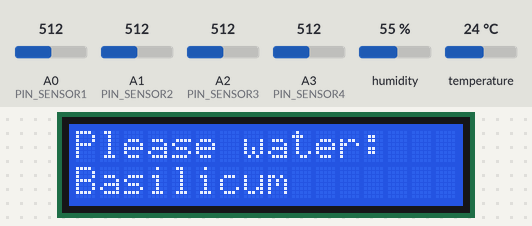
The sketch below on a simulated Arduino Uno, built with avr-gcc and run on an emulated ATmega328P. On the bench: 16×2 character LCD. Wiring (inferred from the names in the program): DHT11 sensor: data pin 8. The test bench sets the inputs (shaded band); at power-on: A0 (PIN_SENSOR1) = 512, A1 (PIN_SENSOR2) = 512, A2 (PIN_SENSOR3) = 512, A3 (PIN_SENSOR4) = 512, humidity 55 %, temperature 24 °C.

Above: at 0.1 s.
At 10.1 s:
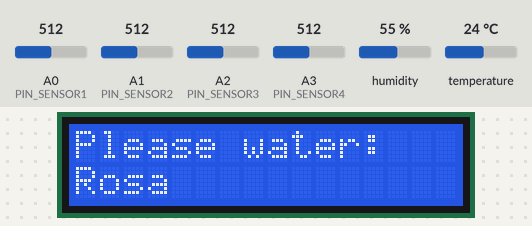
At 15.2 s:
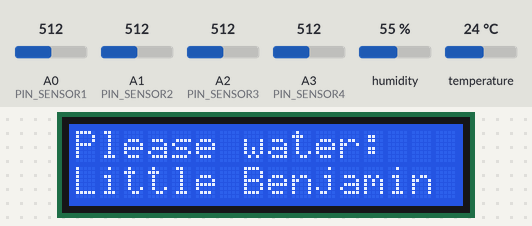
At 20.2 s:
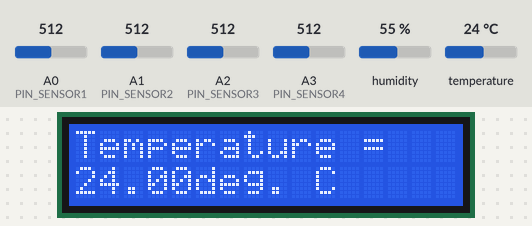
At 25.2 s:
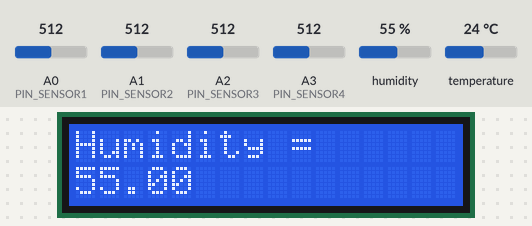
At 35.2 s:
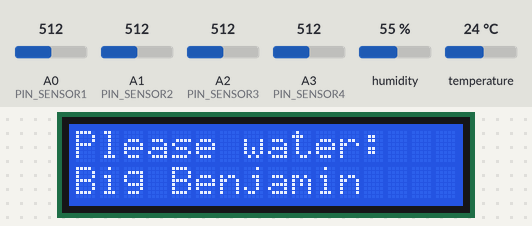

Measured:
- what the display in image 0 shows lasts 5.0 s, from 0.1 s to 5.1 s

The sketch:

Plant_watering_machine.ino
```cpp
#include <LiquidCrystal.h>
#include <dht.h>

#define DHT_SENSOR_TYPE     DHT_TYPE_11
#define RS                  2
#define EN                  3
#define D4                  4
#define D5                  5
#define D6                  6
#define D7                  7
#define PIN_SENSOR1         A0
#define PIN_SENSOR2         A1
#define PIN_SENSOR3         A2
#define PIN_SENSOR4         A3
#define DHT11_PIN           8


LiquidCrystal lcd(RS,EN,D4,D5,D6,D7);             //set Uno pins that are connected to LCD, 4-bit mode

typedef struct{
  uint16_t s1;    // Sensor 1
  uint16_t s2;    // Sensor 2
  uint16_t s3;    // Sensor 3
  uint16_t s4;    // Sensor 4
  float temp;     // Temperature
  float h;        // Hhumidity
}sensors;


  /*Data structure of existing plants*/
  typedef enum {
    ROSA = 1,
    B_BENJAMIN,
    L_BENJAMIN,
    Basilik,
  }plants_t;

  dht DHT;
  sensors sensor;

void setup() {
  lcd.begin(16,2);    //set 16 columns and 2 rows of 16x2 LCD


}

/*Defining the plant name*/
const char* which_plant (uint8_t plant){
    if (plant == 1) {return ("Rosa");}
    else if (plant == 2) {return "Big Benjamin";}
    else if (plant == 3) {return "Little Benjamin";}
    else if (plant == 4) {return "Basilicum";}
    else {return "Error_Plant_Naming";}               // Returns Error if the wrong name is given
  }

/*Printing plant info to LCD Display*/
void print_to_LCD_plant(uint16_t value, uint8_t plant){
  if (value < 400){
    lcd.print("Enough water");
    lcd.setCursor(0,1);
    lcd.print(which_plant(plant));
  }
  else if ((value >= 400) && (value < 600)){
    lcd.print("Please water: ");
    lcd.setCursor(0,1);
    lcd.print(which_plant(plant));
  }
  else{
    lcd.print("The soil is dry!");
    lcd.setCursor(0,1);
    lcd.print(which_plant(plant));
  }
  delay(5000);                          //delay 5 seconds
  lcd.clear();                          //clear display, sets cursor back to home
}

/*Prinitng Humidity and temperature parameters on LCD*/
void print_to_LCD_T_H(float temp, float h){

  /*Printing Temperature on two lines*/
  lcd.print("Temperature = ");
  lcd.setCursor(0,1);
  lcd.print(temp);
  lcd.print("deg. C");
  delay(5000);
  lcd.clear();

  /*Printing Humidity on two lines*/
  lcd.print("Humidity = ");
  lcd.setCursor(0,1);
  lcd.print(h);
  delay(5000);
  lcd.clear();
}

void loop() {

  sensor.s1 = analogRead(PIN_SENSOR1);
  sensor.s2 = analogRead(PIN_SENSOR2);
  sensor.s3 = analogRead(PIN_SENSOR3);
  sensor.s4 = analogRead(PIN_SENSOR4);
  int chk = DHT.read11(DHT11_PIN);

  print_to_LCD_plant(sensor.s1, Basilik);
  print_to_LCD_plant(sensor.s2, B_BENJAMIN);
  print_to_LCD_plant(sensor.s3, ROSA);
  print_to_LCD_plant(sensor.s4, L_BENJAMIN);
  print_to_LCD_T_H(DHT.temperature,DHT.humidity);

}
```

dht.cpp
```cpp
//
//    FILE: dht.cpp
//  AUTHOR: Rob Tillaart
// VERSION: 0.1.14
// PURPOSE: DHT Temperature & Humidity Sensor library for Arduino
//     URL: http://arduino.cc/playground/Main/DHTLib
//
// HISTORY:
// 0.1.14 replace digital read with faster (~3x) code => more robust low MHz machines.
// 0.1.13 fix negative temperature
// 0.1.12 support DHT33 and DHT44 initial version
// 0.1.11 renamed DHTLIB_TIMEOUT
// 0.1.10 optimized faster WAKEUP + TIMEOUT
// 0.1.09 optimize size: timeout check + use of mask
// 0.1.08 added formula for timeout based upon clockspeed
// 0.1.07 added support for DHT21
// 0.1.06 minimize footprint (2012-12-27)
// 0.1.05 fixed negative temperature bug (thanks to Roseman)
// 0.1.04 improved readability of code using DHTLIB_OK in code
// 0.1.03 added error values for temp and humidity when read failed
// 0.1.02 added error codes
// 0.1.01 added support for Arduino 1.0, fixed typos (31/12/2011)
// 0.1.00 by Rob Tillaart (01/04/2011)
//
// inspired by DHT11 library
//
// Released to the public domain
//

#include "dht.h"

/////////////////////////////////////////////////////
//
// PUBLIC
//

// return values:
// DHTLIB_OK
// DHTLIB_ERROR_CHECKSUM
// DHTLIB_ERROR_TIMEOUT
int dht::read11(uint8_t pin)
{
    // READ VALUES
    int rv = _readSensor(pin, DHTLIB_DHT11_WAKEUP);
    if (rv != DHTLIB_OK)
    {
        humidity    = DHTLIB_INVALID_VALUE; // invalid value, or is NaN prefered?
        temperature = DHTLIB_INVALID_VALUE; // invalid value
        return rv;
    }

    // CONVERT AND STORE
    humidity    = bits[0];  // bits[1] == 0;
    temperature = bits[2];  // bits[3] == 0;

    // TEST CHECKSUM
    // bits[1] && bits[3] both 0
    uint8_t sum = bits[0] + bits[2];
    if (bits[4] != sum) return DHTLIB_ERROR_CHECKSUM;

    return DHTLIB_OK;
}


// return values:
// DHTLIB_OK
// DHTLIB_ERROR_CHECKSUM
// DHTLIB_ERROR_TIMEOUT
int dht::read(uint8_t pin)
{
    // READ VALUES
    int rv = _readSensor(pin, DHTLIB_DHT_WAKEUP);
    if (rv != DHTLIB_OK)
    {
        humidity    = DHTLIB_INVALID_VALUE;  // invalid value, or is NaN prefered?
        temperature = DHTLIB_INVALID_VALUE;  // invalid value
        return rv; // propagate error value
    }

    // CONVERT AND STORE
    humidity = word(bits[0], bits[1]) * 0.1;
    temperature = word(bits[2] & 0x7F, bits[3]) * 0.1;
    if (bits[2] & 0x80)  // negative temperature
    {
        temperature = -temperature;
    }

    // TEST CHECKSUM
    uint8_t sum = bits[0] + bits[1] + bits[2] + bits[3];
    if (bits[4] != sum)
    {
        return DHTLIB_ERROR_CHECKSUM;
    }
    return DHTLIB_OK;
}

/////////////////////////////////////////////////////
//
// PRIVATE
//

// return values:
// DHTLIB_OK
// DHTLIB_ERROR_TIMEOUT
int dht::_readSensor(uint8_t pin, uint8_t wakeupDelay)
{
    // INIT BUFFERVAR TO RECEIVE DATA
    uint8_t mask = 128;
    uint8_t idx = 0;

    // replace digitalRead() with Direct Port Reads.
    // reduces footprint ~100 bytes => portability issue?
    // direct port read is about 3x faster
	uint8_t bit = digitalPinToBitMask(pin);
	uint8_t port = digitalPinToPort(pin);
    volatile uint8_t *PIR = portInputRegister(port);

    // EMPTY BUFFER
    for (uint8_t i = 0; i < 5; i++) bits[i] = 0;

    // REQUEST SAMPLE
    pinMode(pin, OUTPUT);
    digitalWrite(pin, LOW); // T-be
    delay(wakeupDelay);
    digitalWrite(pin, HIGH);   // T-go
    delayMicroseconds(40);
    pinMode(pin, INPUT);

    // GET ACKNOWLEDGE or TIMEOUT
    uint16_t loopCntLOW = DHTLIB_TIMEOUT;
    while ((*PIR & bit) == LOW )  // T-rel
    {
        if (--loopCntLOW == 0) return DHTLIB_ERROR_TIMEOUT;
    }

    uint16_t loopCntHIGH = DHTLIB_TIMEOUT;
    while ((*PIR & bit) != LOW )  // T-reh
    {
        if (--loopCntHIGH == 0) return DHTLIB_ERROR_TIMEOUT;
    }

    // READ THE OUTPUT - 40 BITS => 5 BYTES
    for (uint8_t i = 40; i != 0; i--)
    {
        loopCntLOW = DHTLIB_TIMEOUT;
        while ((*PIR & bit) == LOW )
        {
            if (--loopCntLOW == 0) return DHTLIB_ERROR_TIMEOUT;
        }

        uint32_t t = micros();

        loopCntHIGH = DHTLIB_TIMEOUT;
        while ((*PIR & bit) != LOW )
        {
            if (--loopCntHIGH == 0) return DHTLIB_ERROR_TIMEOUT;
        }

        if ((micros() - t) > 40)
        {
            bits[idx] |= mask;
        }
        mask >>= 1;
        if (mask == 0)   // next byte?
        {
            mask = 128;
            idx++;
        }
    }
    pinMode(pin, OUTPUT);
    digitalWrite(pin, HIGH);

    return DHTLIB_OK;
}
//
// END OF FILE
//
```

dht.h
```cpp
//
//    FILE: dht.h
//  AUTHOR: Rob Tillaart
// VERSION: 0.1.14
// PURPOSE: DHT Temperature & Humidity Sensor library for Arduino
//     URL: http://arduino.cc/playground/Main/DHTLib
//
// HISTORY:
// see dht.cpp file
//

#ifndef dht_h
#define dht_h

#if ARDUINO < 100
#include <WProgram.h>
#else
#include <Arduino.h>
#endif

#define DHT_LIB_VERSION "0.1.14"

#define DHTLIB_OK                0
#define DHTLIB_ERROR_CHECKSUM   -1
#define DHTLIB_ERROR_TIMEOUT    -2
#define DHTLIB_INVALID_VALUE    -999

#define DHTLIB_DHT11_WAKEUP     18
#define DHTLIB_DHT_WAKEUP       1

// max timeout is 100 usec.
// For a 16 Mhz proc 100 usec is 1600 clock cycles
// loops using DHTLIB_TIMEOUT use at least 4 clock cycli
// so 100 us takes max 400 loops
// so by dividing F_CPU by 40000 we "fail" as fast as possible
#define DHTLIB_TIMEOUT (F_CPU/40000)

class dht
{
public:
    // return values:
    // DHTLIB_OK
    // DHTLIB_ERROR_CHECKSUM
    // DHTLIB_ERROR_TIMEOUT
    int read11(uint8_t pin);
    int read(uint8_t pin);

    inline int read21(uint8_t pin) { return read(pin); };
    inline int read22(uint8_t pin) { return read(pin); };
    inline int read33(uint8_t pin) { return read(pin); };
    inline int read44(uint8_t pin) { return read(pin); };

    double humidity;
    double temperature;

private:
    uint8_t bits[5];  // buffer to receive data
    int _readSensor(uint8_t pin, uint8_t wakeupDelay);
};
#endif
//
// END OF FILE
//
```
